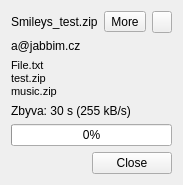
<ui version="4.0" >
 <class>FTUploadWidget</class>
 <widget class="QWidget" name="FTUploadWidget" >
  <property name="geometry" >
   <rect>
    <x>0</x>
    <y>0</y>
    <width>181</width>
    <height>168</height>
   </rect>
  </property>
  <property name="windowTitle" >
   <string>Form</string>
  </property>
  <layout class="QGridLayout" name="gridLayout" >
   <item row="0" column="0" colspan="2" >
    <layout class="QHBoxLayout" name="horizontalLayout" >
     <item>
      <widget class="QLabel" name="filename" >
       <property name="text" >
        <string>Smileys_test.zip</string>
       </property>
      </widget>
     </item>
     <item>
      <widget class="QToolButton" name="toolButton" >
       <property name="text" >
        <string>More</string>
       </property>
       <property name="checkable" >
        <bool>true</bool>
       </property>
       <property name="toolButtonStyle" >
        <enum>Qt::ToolButtonTextOnly</enum>
       </property>
      </widget>
     </item>
     <item>
      <widget class="QPushButton" name="closeButton" >
       <property name="maximumSize" >
        <size>
         <width>20</width>
         <height>16777215</height>
        </size>
       </property>
       <property name="text" >
        <string/>
       </property>
      </widget>
     </item>
    </layout>
   </item>
   <item row="1" column="0" colspan="2" >
    <widget class="QLabel" name="jid" >
     <property name="text" >
      <string>a@jabbim.cz</string>
     </property>
    </widget>
   </item>
   <item row="2" column="0" colspan="2" >
    <widget class="QLabel" name="more" >
     <property name="text" >
      <string>&lt;!DOCTYPE HTML PUBLIC "-//W3C//DTD HTML 4.0//EN" "http://www.w3.org/TR/REC-html40/strict.dtd">
&lt;html>&lt;head>&lt;meta name="qrichtext" content="1" />&lt;style type="text/css">
p, li { white-space: pre-wrap; }
&lt;/style>&lt;/head>&lt;body style=" font-family:'MS Shell Dlg 2'; font-size:8.25pt; font-weight:400; font-style:normal;">
&lt;p style=" margin-top:0px; margin-bottom:0px; margin-left:0px; margin-right:0px; -qt-block-indent:0; text-indent:0px;">&lt;span style=" font-size:8pt;">File.txt&lt;/span>&lt;/p>
&lt;p style=" margin-top:0px; margin-bottom:0px; margin-left:0px; margin-right:0px; -qt-block-indent:0; text-indent:0px; font-size:8pt;">test.zip&lt;/p>
&lt;p style=" margin-top:0px; margin-bottom:0px; margin-left:0px; margin-right:0px; -qt-block-indent:0; text-indent:0px; font-size:8pt;">music.zip&lt;/p>&lt;/body>&lt;/html></string>
     </property>
     <property name="textFormat" >
      <enum>Qt::RichText</enum>
     </property>
    </widget>
   </item>
   <item row="3" column="0" colspan="2" >
    <widget class="QLabel" name="transferInfo" >
     <property name="text" >
      <string>Zbyva: 30 s (255 kB/s)</string>
     </property>
     <property name="wordWrap" >
      <bool>true</bool>
     </property>
    </widget>
   </item>
   <item row="4" column="0" colspan="2" >
    <widget class="QProgressBar" name="progressBar" >
     <property name="value" >
      <number>0</number>
     </property>
    </widget>
   </item>
   <item row="5" column="0" >
    <spacer name="horizontalSpacer" >
     <property name="orientation" >
      <enum>Qt::Horizontal</enum>
     </property>
     <property name="sizeHint" stdset="0" >
      <size>
       <width>40</width>
       <height>20</height>
      </size>
     </property>
    </spacer>
   </item>
   <item row="5" column="1" >
    <widget class="QPushButton" name="reject" >
     <property name="text" >
      <string>Close</string>
     </property>
    </widget>
   </item>
  </layout>
 </widget>
 <resources/>
 <connections>
  <connection>
   <sender>toolButton</sender>
   <signal>clicked(bool)</signal>
   <receiver>more</receiver>
   <slot>setShown(bool)</slot>
   <hints>
    <hint type="sourcelabel" >
     <x>253</x>
     <y>2</y>
    </hint>
    <hint type="destinationlabel" >
     <x>237</x>
     <y>38</y>
    </hint>
   </hints>
  </connection>
 </connections>
</ui>
